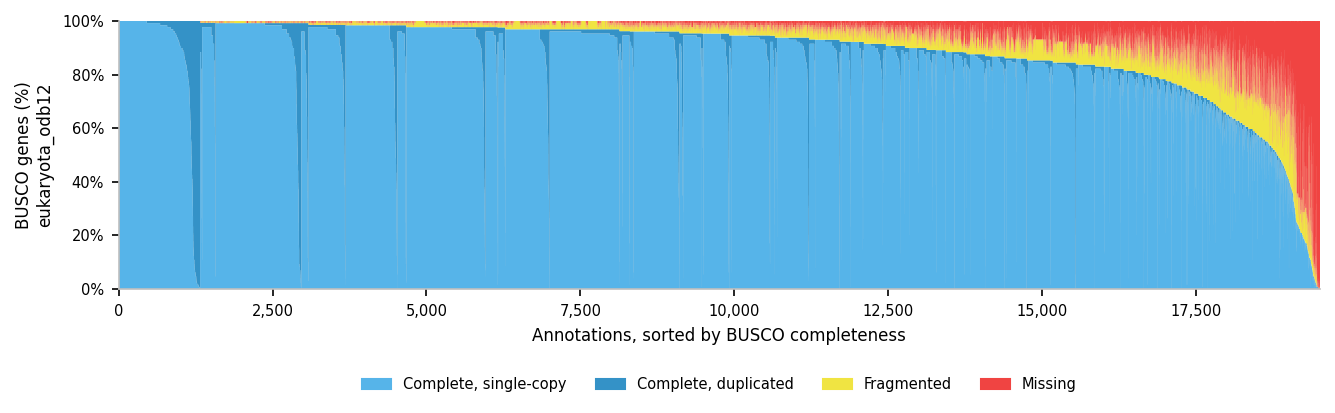

Write the Python code that produced this figure.
"""Plot BUSCO results for every Annotrieve annotation, sorted by completeness.

Stacked single / duplicated / fragmented / missing percentages, one column per
annotation (ordered by decreasing complete %). The y axis is annotated with the
BUSCO lineage. Layout inspired by apollo994/BUSCO-tracker.

Usage:
    pip install requests matplotlib numpy
    python busco_completeness.py
"""

import os

import numpy as np
import requests
import matplotlib.pyplot as plt
from matplotlib.patches import Patch

API_URL = "https://genome.crg.es/annotrieve/api/v0/annotations"
OUTPUT_FILE = os.path.join(os.path.dirname(os.path.abspath(__file__)), "busco_completeness.png")
PAGE_SIZE = 1000  # API maximum

# Stacking order, bottom to top
CATEGORIES = [
    ("single_copy", "Complete, single-copy", "#56B4E9"),
    ("duplicated", "Complete, duplicated", "#3492C7"),
    ("fragmented", "Fragmented", "#F0E442"),
    ("missing", "Missing", "#F04442"),
]

def fetch_busco():
    """Return an (n, 4) percentage array and the sorted set of BUSCO lineages."""
    rows, lineages, offset = [], set(), 0
    while True:
        response = requests.post(
            API_URL,
            json={"limit": PAGE_SIZE, "offset": offset, "fields": "annotation_id,busco"},
            timeout=60,
        )
        response.raise_for_status()
        payload = response.json()
        for record in payload["results"]:
            busco = record.get("busco") or {}
            values = [busco.get(key) for key, _, _ in CATEGORIES]
            if all(v is not None for v in values):
                rows.append(values)
                lineages.add(busco.get("busco_lineage") or "unknown")
        offset += PAGE_SIZE
        print(f"Fetched {min(offset, payload['total'])}/{payload['total']}", end="\r")
        if offset >= payload["total"]:
            break
    print()
    if not rows:
        raise SystemExit("No BUSCO values found in the API response")
    return np.array(rows, dtype=float), sorted(lineages)


def build_plot(data, lineages):
    complete = data[:, 0] + data[:, 1]
    # Sort by completeness (desc); break ties on single-copy so the order is stable
    order = np.lexsort((-data[:, 0], -complete))
    data = data[order]
    n = len(data)
    x = np.arange(n)

    fig, ax = plt.subplots(figsize=(9, 3), dpi=150)

    # Filled steps rather than 20k individual bars: identical look, far faster
    ax.stackplot(
        np.append(x, n), *[np.append(col, col[-1]) for col in data.T],
        colors=[c for _, _, c in CATEGORIES], step="post", linewidth=0,
    )
    ax.set_xlim(0, n)
    ax.set_ylim(0, 100)
    ax.set_ylabel(f"BUSCO genes (%)\n{', '.join(lineages)}", fontsize=8)
    ax.set_xlabel("Annotations, sorted by BUSCO completeness", fontsize=8)
    ax.tick_params(labelsize=7)
    ax.yaxis.set_major_formatter(lambda v, _: f"{v:g}%")
    ax.xaxis.set_major_formatter(lambda v, _: f"{int(v):,}")

    for side in ("top", "right"):
        ax.spines[side].set_visible(False)
    for side in ("left", "bottom"):
        ax.spines[side].set_color("#bfbfbf")

    handles = [Patch(color=c, label=label) for _, label, c in CATEGORIES]
    ax.legend(handles=handles, loc="upper center", ncol=4, frameon=False, fontsize=7,
              bbox_to_anchor=(0.5, -0.28))
    fig.tight_layout()
    return fig


def main():
    data, lineages = fetch_busco()
    print(f"{len(data):,} annotations with BUSCO values; lineages: {', '.join(lineages)}")
    fig = build_plot(data, lineages)
    fig.savefig(OUTPUT_FILE, dpi=150, bbox_inches="tight", facecolor="white")
    print(f"Saved {OUTPUT_FILE}")


if __name__ == "__main__":
    main()
